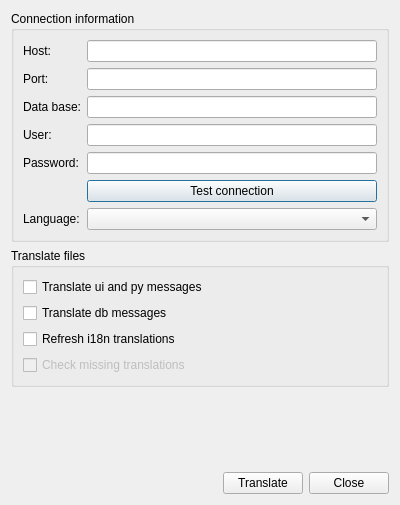
<?xml version="1.0" encoding="UTF-8"?>
<ui version="4.0">
 <class>dlg_admin_translation</class>
 <widget class="QDialog" name="dlg_admin_translation">
  <property name="geometry">
   <rect>
    <x>0</x>
    <y>0</y>
    <width>400</width>
    <height>505</height>
   </rect>
  </property>
  <property name="windowTitle">
   <string>Dialog</string>
  </property>
  <layout class="QVBoxLayout" name="verticalLayout">
   <item>
    <widget class="QGroupBox" name="groupBox">
     <property name="title">
      <string>Connection information</string>
     </property>
     <layout class="QGridLayout" name="gridLayout_2">
      <item row="2" column="1">
       <widget class="QLineEdit" name="txt_db"/>
      </item>
      <item row="3" column="1">
       <widget class="QLineEdit" name="txt_user"/>
      </item>
      <item row="1" column="0">
       <widget class="QLabel" name="lbl_port">
        <property name="text">
         <string>Port:</string>
        </property>
       </widget>
      </item>
      <item row="4" column="1">
       <widget class="QLineEdit" name="txt_pass">
        <property name="text">
         <string/>
        </property>
        <property name="echoMode">
         <enum>QLineEdit::Password</enum>
        </property>
       </widget>
      </item>
      <item row="1" column="1">
       <widget class="QLineEdit" name="txt_port"/>
      </item>
      <item row="0" column="1">
       <widget class="QLineEdit" name="txt_host"/>
      </item>
      <item row="0" column="0">
       <widget class="QLabel" name="lbl_host">
        <property name="text">
         <string>Host:</string>
        </property>
       </widget>
      </item>
      <item row="2" column="0">
       <widget class="QLabel" name="lbl_database">
        <property name="text">
         <string>Data base:</string>
        </property>
       </widget>
      </item>
      <item row="3" column="0">
       <widget class="QLabel" name="lbl_user">
        <property name="text">
         <string>User:</string>
        </property>
       </widget>
      </item>
      <item row="6" column="0">
       <widget class="QLabel" name="lbl_language">
        <property name="text">
         <string>Language:</string>
        </property>
       </widget>
      </item>
      <item row="4" column="0">
       <widget class="QLabel" name="lbl_pass">
        <property name="text">
         <string>Password:</string>
        </property>
       </widget>
      </item>
      <item row="5" column="1">
       <widget class="QPushButton" name="btn_connection">
        <property name="text">
         <string>Test connection</string>
        </property>
       </widget>
      </item>
      <item row="6" column="1">
       <widget class="QComboBox" name="cmb_language"/>
      </item>
     </layout>
    </widget>
   </item>
   <item>
    <widget class="QGroupBox" name="groupBox_2">
     <property name="title">
      <string>Translate files</string>
     </property>
     <layout class="QGridLayout" name="gridLayout_3">
      <item row="2" column="0">
       <widget class="QCheckBox" name="chk_refresh_i18n">
        <property name="text">
         <string>Refresh i18n translations</string>
        </property>
       </widget>
      </item>
      <item row="3" column="0">
       <widget class="QCheckBox" name="chk_missing_translations">
        <property name="enabled">
         <bool>false</bool>
        </property>
        <property name="text">
         <string>Check missing translations </string>
        </property>
       </widget>
      </item>
      <item row="1" column="0">
       <widget class="QCheckBox" name="chk_db_msg">
        <property name="text">
         <string>Translate db messages</string>
        </property>
       </widget>
      </item>
      <item row="0" column="0">
       <widget class="QCheckBox" name="chk_py_msg">
        <property name="text">
         <string>Translate ui and py messages</string>
        </property>
       </widget>
      </item>
     </layout>
    </widget>
   </item>
   <item>
    <widget class="QLabel" name="lbl_info">
     <property name="text">
      <string/>
     </property>
    </widget>
   </item>
   <item>
    <spacer name="verticalSpacer">
     <property name="orientation">
      <enum>Qt::Vertical</enum>
     </property>
     <property name="sizeHint" stdset="0">
      <size>
       <width>20</width>
       <height>40</height>
      </size>
     </property>
    </spacer>
   </item>
   <item>
    <layout class="QGridLayout" name="lyt_buttons">
     <item row="0" column="0">
      <spacer name="horizontalSpacer">
       <property name="orientation">
        <enum>Qt::Horizontal</enum>
       </property>
       <property name="sizeHint" stdset="0">
        <size>
         <width>40</width>
         <height>20</height>
        </size>
       </property>
      </spacer>
     </item>
     <item row="0" column="1">
      <widget class="QPushButton" name="btn_translate">
       <property name="text">
        <string>Translate</string>
       </property>
      </widget>
     </item>
     <item row="0" column="2">
      <widget class="QPushButton" name="btn_close">
       <property name="text">
        <string>Close</string>
       </property>
      </widget>
     </item>
    </layout>
   </item>
  </layout>
 </widget>
 <tabstops>
  <tabstop>txt_host</tabstop>
  <tabstop>txt_port</tabstop>
  <tabstop>txt_db</tabstop>
  <tabstop>txt_user</tabstop>
  <tabstop>txt_pass</tabstop>
  <tabstop>btn_connection</tabstop>
  <tabstop>cmb_language</tabstop>
  <tabstop>chk_py_msg</tabstop>
  <tabstop>chk_db_msg</tabstop>
  <tabstop>chk_refresh_i18n</tabstop>
  <tabstop>chk_missing_translations</tabstop>
  <tabstop>btn_translate</tabstop>
  <tabstop>btn_close</tabstop>
 </tabstops>
 <resources/>
 <connections/>
</ui>
